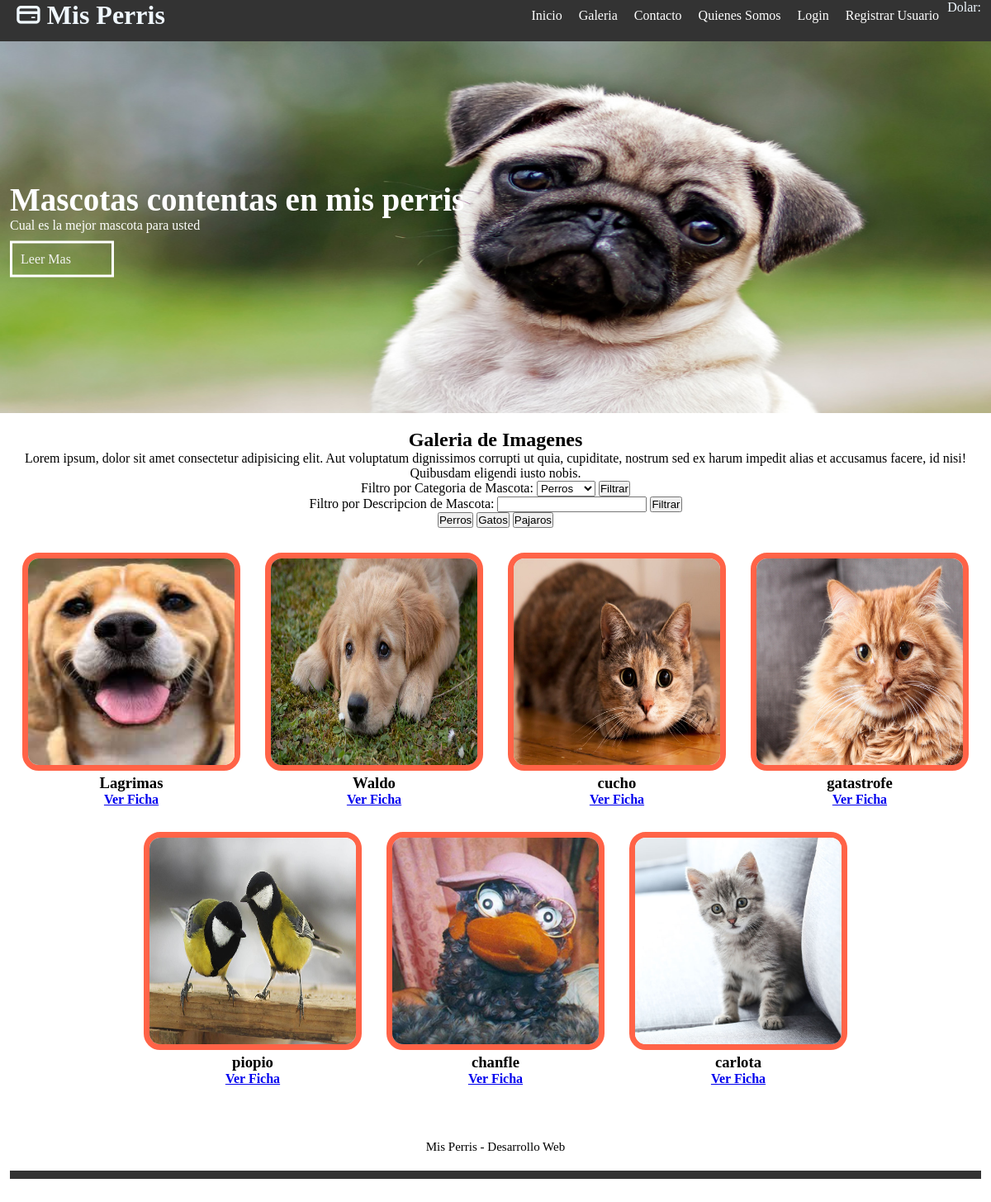
Page /gale/ on the committed database.
### misPerris/models.py (models this page shows, shortened)
class Mascota(models.Model):
    nombre = models.CharField(primary_key=True,max_length=25)
    edad = models.IntegerField()
    descripcion = models.TextField()
    imagen = models.ImageField(upload_to='mascotas',default='mascotas/defecto.jpg')
    categoria = models.ForeignKey(Categoria, on_delete=models.CASCADE)
    publicar = models.BooleanField(default=False)
    comentario = models.TextField(default='--')
    usuario = models.CharField(null=True,max_length=45)
    dueno = models.CharField(max_length=45,default='--')

### misPerris/views.py (the view)
# urls.py: path('gale/',galeria,name='GALE'),
def galeria(request):
    mascotas = Mascota.objects.filter(publicar=True)
    categorias = Categoria.objects.all()
    contexto = {"mascotas":mascotas,"categorias":categorias}
    return render(request, "galeria.html",contexto)

### misPerris/templates/galeria.html (shortened to what this page needs)
{% extends "base.html" %}
{% load static %}
{% block css %}
<link rel="stylesheet" href="{% static 'dist/css/lightbox.min.css' %}">
{% endblock css %}
{% block contenido %}
<section id="bienvenido">
    <h2>Galeria de Imagenes</h2>
    <p>Lorem ipsum, dolor sit amet consectetur adipisicing elit. Aut voluptatum dignissimos corrupti ut quia,
        cupiditate, nostrum sed ex harum impedit alias et accusamus facere, id nisi! Quibusdam eligendi iusto
        nobis.</p>
    <form action="{% url 'FILTROC' %}" method="post">
        Filtro por Categoria de Mascota:
        <select name="cboCategoria" id="cboCategoria">
            {% for reg in categorias %}
            <option>{{reg.nombre}}</option>
            {% endfor %}
        </select>
        <input type="submit" value="Filtrar">
    </form>
    <form action="{% url 'FILTROD' %}" method="post">
        Filtro por Descripcion de Mascota:
        <input type="text" name="txtDesc" id="txtDesc">
        <input type="submit" value="Filtrar">
    </form>
    <input type="button" value="Perros" onclick="javascript:location.href='/filtro_cate/Perros/'">
    <input type="button" value="Gatos" onclick="javascript:location.href='/filtro_cate/Gatos/'">
    <input type="button" value="Pajaros" onclick="javascript:location.href='/filtro_cate/Pajaros/'">
</section>
<section id="galeria">
    {% for item in mascotas %}
    <div>
        <a href="{{item.imagen.url}}" data-lightbox="perros" data-title="{{item.descripcion}}">
            <img src="{{item.imagen.url}}" alt="">
        </a>
        <h3>{{item.nombre}}</h3>
        <h4>
            <a href="{% url 'FICHA' item.nombre %}">Ver Ficha</a>
        </h4>
    </div>
    {% endfor %}
</section>
{% endblock contenido %}

### misPerris/templates/base.html (shortened to what this page needs)
{% load static %}
<!DOCTYPE html>
<html lang="en">
<head>
    <link rel="stylesheet" href="{% static 'css/estilos.css' %}">
    <link rel="stylesheet" href="{% static 'css/fontello.css' %}">
    {% block css %}
    {% endblock css %}
</head>
<body>
    <header>
        <div class="contenedor">
            <h1 class="icon-credit-card">Mis Perris</h1>
            <nav class="menu">
                <a href="{% url 'IND' %}">Inicio</a>
                <a href="{% url 'GALE' %}">Galeria</a>
                <a href="{% url 'CONT' %}">Contacto</a>
                <a href="{% url 'QUIEN' %}">Quienes Somos</a>
                {% if user.is_authenticated %}
                    <a href="{% url 'ADMINUSUARIO' %}">Mis Mascotas Adoptadas</a>
                    <a href="{% url 'REG' %}">Adm. Mascotas</a>
                    <a href="{% url 'CERRAR' %}">Cerrar Sesion</a>
                    <a href="">Bienvenido: {{user.first_name}} {{user.last_name}}</a>
                {% else %}
                    <a href="{% url 'LOGIN' %}">Login</a>
                    <a href="{% url 'FORMU' %}">Registrar Usuario</a>
                {% endif %}
                Dolar: <div id="valor_dolar" style="color: red;"> </div>
            </nav>
        </div>
    </header>
    <main>
        <section id="banner">
            <img src="{% static 'img/perro2.jpg' %}" alt="">
            <div class="contenedor">
                <h2>Mascotas contentas en mis perris</h2>
                <p>Cual es la mejor mascota para usted</p>
                <a href="">Leer Mas</a>
            </div>
        </section>
    {% block contenido %}
    {% endblock contenido %}
    </main>
    <footer>
        <div class="contenedor">
            <p>Mis Perris - Desarrollo Web</p>
        </div>
    </footer>
</body>
</html>

### misPerris/static/css/estilos.css (style rules this page uses)
* { margin: 0; padding: 0; }
header { width: 100%; height: 50px; background: #333; color: aliceblue; top: 0; left: 0; position: fixed; z-index: 100; }
h1 { float: left; }
.contenedor { width: 98%; margin: auto; }
footer { font-family: cursive; text-align: center; font-size: 15px; height: 100px; }
footer .contenedor { margin-top: 50px; border-bottom: solid 10px #333; }
footer .contenedor p { margin-bottom: 20px; }

### misPerris/static/css/menu.css (style rules this page uses)
.menu { position: absolute; top: 50px; left: 0px; width: 100%; height: 100vh; background: rgb(51, 51, 51,0.9); transform: translateX(-100%); transition: 1.5s; }
.menu a { display: block; color: white; height: 30px; padding: 10px; text-decoration: none; border-bottom: solid 1px rgb(255, 255, 255,0.3); }
@media (min-width:1024px) { .menu { position: static; width: auto; height: auto; float: right; display: flex; transform: translateX(0%); } }
@media (min-width:1024px) { .menu a { border-bottom: none; } }

### misPerris/static/css/banner.css (style rules this page uses)
#banner { margin-top: 50px; position: relative; }
#banner img { width: 100%; height: 450px; }
#banner .contenedor { position: absolute; top: 50%; left: 50%; transform: translateX(-50%) translateY(-50%); color: white; }
#banner h2 { font-size: 39px; }
#banner a { display: block; text-decoration: none; width: 100px; border: solid 3px white; padding: 10px; margin-top: 10px; color:rgb(243, 243, 243) }

### misPerris/static/css/bienvenido.css (style rules this page uses)
#bienvenido { text-align: center; margin-top: 15px; margin-bottom: 15px; font-family: Cambria, Cochin, Georgia, Times, 'Times New Roman', serif; }

### misPerris/static/css/blog.css (style rules this page uses)
#blog h2,h4 { text-align: center; font-family: cursive; }

### misPerris/static/css/galeria.css (style rules this page uses)
#galeria { display: flex; flex-wrap: wrap; justify-content: center; font-family: cursive; }
#galeria div { padding: 15px; }
#galeria img { width: 250px; height: 250px; border: solid 7px tomato; border-radius: 20px; }
#galeria div h3 { text-align: center; }

### rows in the picture
Mascota: imagen (picture), nombre "Lagrimas"
Mascota: imagen (picture), nombre "Waldo"
Mascota: imagen (picture), nombre "cucho"
Mascota: imagen (picture), nombre "gatastrofe"
Mascota: imagen (picture), nombre "piopio"
Mascota: imagen (picture), nombre "chanfle"
Mascota: imagen (picture), nombre "carlota"

### other values in the picture
form field cboCategoria "Perros"
